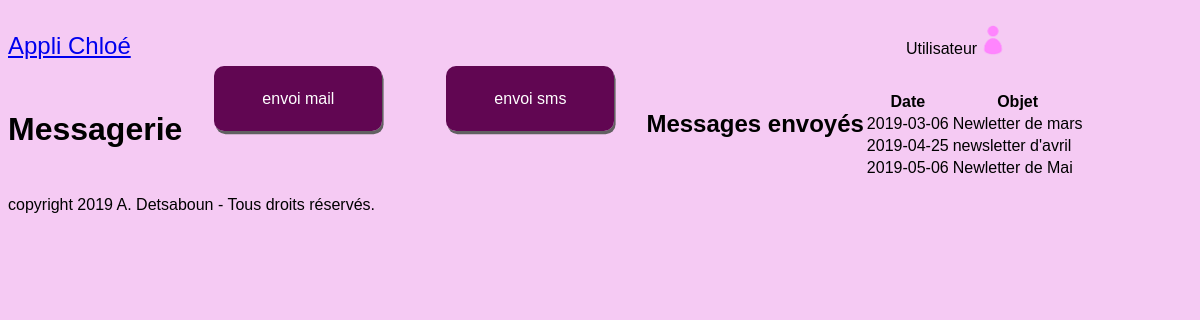
Screenshot of /views/viewMailbox.php with the database file from the repository.
### tables this page shows
CREATE TABLE `Mail` (
  `id_mail` int(11) NOT NULL,
  `date_mail` date NOT NULL,
  `date_differee` date DEFAULT NULL,
  `objet` varchar(255) NOT NULL,
  `corps_message` text NOT NULL,
  `pj` varchar(255) NOT NULL,
  `signature` varchar(255) NOT NULL
);

### models/modelMailbox.php (called while the page is built)
<?php
try
{
    function getBdd(){
        $bdd = new PDO ('mysql:host=localhost;dbname=ChloeBdd;charset=utf8', 'root', 'root');
        return $bdd;
    }
}
catch(Exception $e)
{
    die('Erreur : '.$e->getMessage());
}
function getMessages(){
    $bddChloe = getBdd();
    $request = $bddChloe->query('SELECT date_mail, objet FROM Mail order by date_mail');
    $request->execute();
    $messages = $request->fetchAll();
    return $messages;
}
?>

### controllers/controllerMailbox.php (called while the page is built)
<?php
require_once '../models/modelMailbox.php';
$messages = getMessages();

### views/viewMailbox.php (the view, shortened to what this page needs)
<?php require_once '../controllers/controllerMailbox.php' ?>
<!DOCTYPE html>
<html lang="fr">
<head>
    <link rel="stylesheet" href="styleChloe.css">
</head>
<body>
    <header>
        <?php include('header.inc.php'); ?>
    </header>
    <main id="mainMessagerie">
        <h1>Messagerie</h1>
        <p class="boutons">
            <div id="aside1">
                <a id="mail" class="buttonStyle" href="ViewNewMail.php">envoi mail</a>
            </div>
            <div id="aside2">
                <a id="texto" class="buttonStyle" href="new_text.php">envoi sms</a>
            </div>
        </p>
        <h2>Messages envoyés</h2>
        <table id="messages">
            <thead>
                <tr>
                    <th>Date</th>
                    <th>Objet</th>
                </tr>
            </thead>
            <tbody>
            <?php foreach ($messages as $message): ?>
                <tr>
                    <td><?= $message['date_mail']; ?></td>
                    <td><?= $message['objet']; ?></td>
                </tr>
                <?php endforeach; ?>
            </tbody>
        </table>
    </main>
    <footer>
        <?php include('footer.inc.php'); ?>
    </footer>
</body>
</html>

### views/styleChloe.css (style rules this page uses)
* { background-color: rgb(245, 202, 243); font-family: 'Lucida Sans', 'Lucida Sans Regular', 'Lucida Grande', 'Lucida Sans Unicode', Geneva, Verdana, sans-serif; }
html { margin: 0; padding: 0; }
h1 { text-align: center; }
header { display: flex; }
a.buttonStyle { text-decoration: none; color: rgb(255, 255, 255); box-shadow: rgb(97, 96, 97) 0.1em 0.2em; margin: 2em; padding: 1.5em 3em; background-color: #610652; border: none; border-radius: 10px; justify-content: center; text-align: center; }
main { display: flex; flex-wrap: wrap; }

### rows the page displays
mail: date_mail "2019-03-06", objet "Newletter de mars"
mail: date_mail "2019-04-25", objet "newsletter d'avril"
mail: date_mail "2019-05-06", objet "Newletter de Mai"
